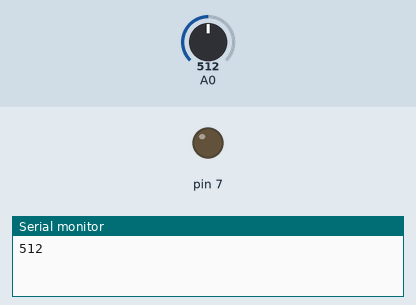
The sketch below on a simulated Arduino Uno, built with avr-gcc and run on an emulated ATmega328P. Shown: output pins drawn as LEDs (lit = HIGH), the last lines printed to the serial monitor. The inputs (shaded band) are chosen by the test bench; at power-on: A0 = 512.

Above: at 1.7 s.
1.8 s: A0 set to 683
8.7 s: A0 set to 712
At 13.9 s:
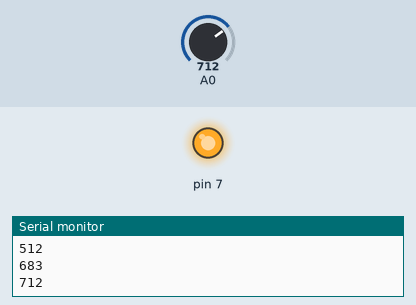
15.4 s: A0 set to 690
At 20.8 s:
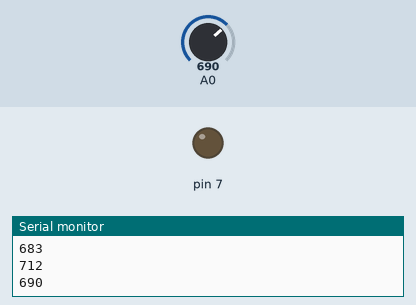
22.1 s: A0 set to 710
At 26.6 s:
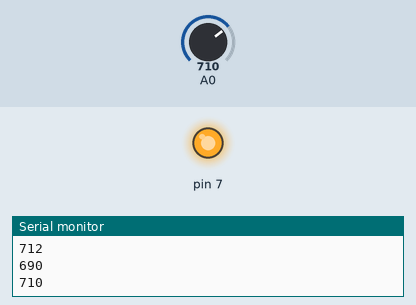
Timing chart, 0 to 28.1 s (numbered marks = the images above; inputs shaded):
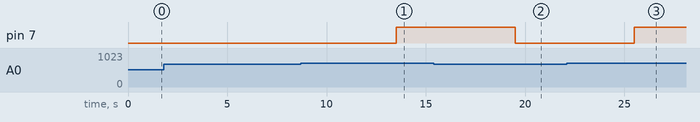

The sketch:

soil_moisture.ino
```cpp
void setup() {

  Serial.begin(9600);

  //For Motor
  pinMode(7, OUTPUT);
  delay(500);

}

void loop() {

  int value = analogRead(0);
  Serial.println(value);
  delay(1000);

  if(value <= 350){
    //Moisture Level LOW
//    Serial.println("Status LOW");
//    Serial.println("Water Pump Started");
    digitalWrite(7, LOW);
    }
   else if(value <= 700){
    //Moisture Level Medium
//    Serial.println("Status MEDIUM");
//    Serial.println("Water Pump Stopped");
    digitalWrite(7, LOW);
    }
   else if(value > 700){
//    Serial.println("Status HIGH");
//    Serial.println("Water Pump Stopped");
    digitalWrite(7, HIGH);
    }

    delay(5000);
}
```

Measured:
- the behaviour switches between 700 and 701 on A0 (found by bisection; images 0 and 1)
- after the input at 8.7 s, pin 7: LOW → HIGH after 4.8 s
- after the input at 15.4 s, pin 7: HIGH → LOW after 4.1 s
- after the input at 22.1 s, pin 7: LOW → HIGH after 3.4 s
